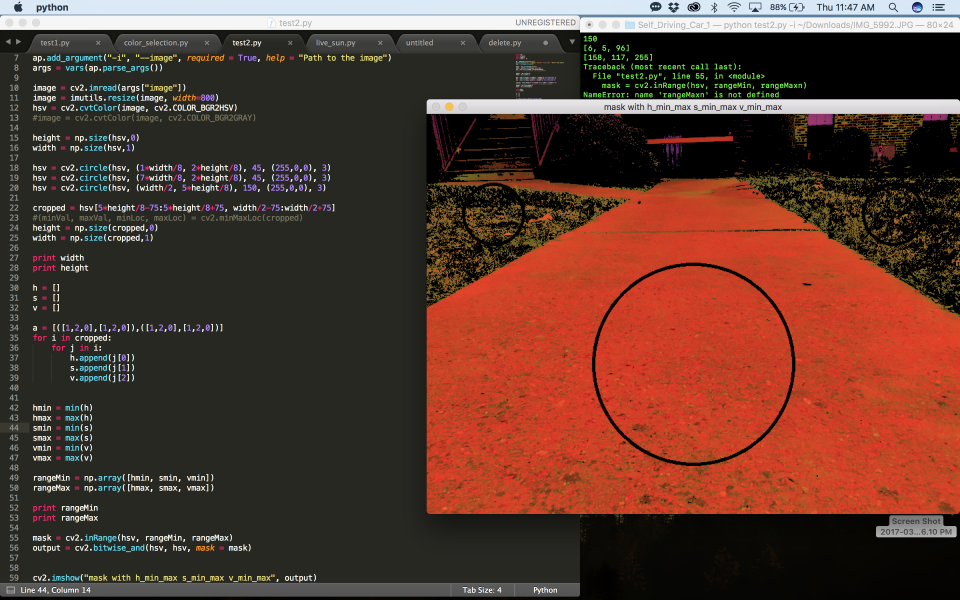
#> input picture 02 min max range with hsv min max individually.png, 2880 x 1800 px (shown at 1/3 size)
$ python test2.py --image '02 min max range with hsv min max individually.png'   (Python 2 division)
#> lines starting #> are read from the running program, lines starting #| are printed output that depends on the picture; after the words box and inside, x2 and y2 are one past the last pixel; in counts of white or black regions, pixels touching at a corner belong together
import cv2
import argparse
import imutils
import numpy as np

ap = argparse.ArgumentParser()
ap.add_argument("-i", "--image", required = True, help = "Path to the image")
args = vars(ap.parse_args())

image = cv2.imread(args["image"])
#> image is the input picture: shape (1800, 2880, 3); mean B, G, R 46.9, 58, 91.4
image = imutils.resize(image, width=800)
#> image: shape (500, 800, 3)
cv2.imshow("Original Image",image)
hsv = cv2.cvtColor(image, cv2.COLOR_BGR2HSV)
#> hsv: shape (500, 800, 3); mean H, S, V 27.5, 92.2, 93.7
gray = cv2.cvtColor(image, cv2.COLOR_BGR2GRAY)
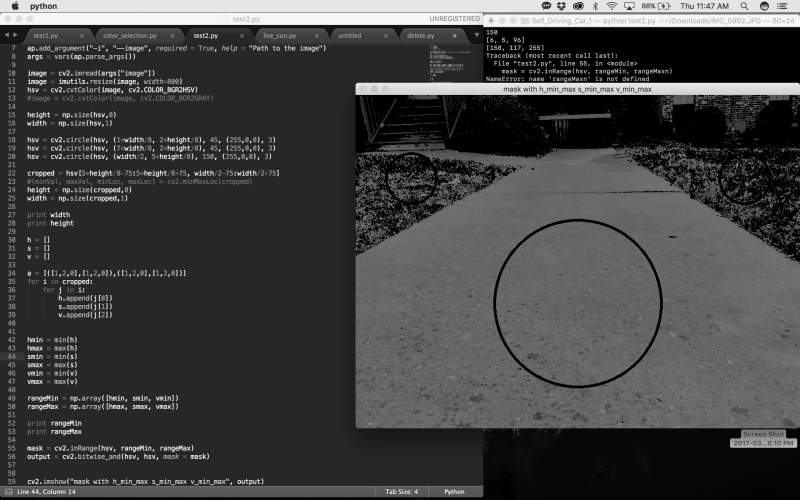
#> gray: shape (500, 800); min 0, max 252, mean 66.7
cv2.imshow("un-blurred", hsv)
hsv = cv2.GaussianBlur(hsv,(7,7),0)
#> hsv: shape (500, 800, 3); mean H, S, V 27.5, 92.2, 93.7
cv2.imshow("blurred", hsv)
print "shapee of blurred:: ", hsv.shape
#| shapee of blurred::  (500, 800, 3)
#image = cv2.cvtColor(image, cv2.COLOR_BGR2GRAY)

height = np.size(hsv,0)
#> height = 500
width = np.size(hsv,1)
#> width = 800

#hsv = cv2.circle(hsv, (1*width/8, 2*height/8), 45, (255,0,0), 3)
#hsv = cv2.circle(hsv, (7*width/8, 2*height/8), 45, (255,0,0), 3)
#hsv = cv2.circle(hsv, (width/2, 5*height/8), 150, (255,0,0), 3)

cropped = hsv[5*height/8-75:5*height/8+75, width/2-75:width/2+75]
#> cropped: shape (150, 150, 3); mean H, S, V 11.6, 171.7, 162.4
side = hsv[2*height/8-22:2*height/8+22, 1*width/8-22:1*width/8+22]
#> side: shape (44, 44, 3); mean H, S, V 46.3, 45.7, 62.8
#(minVal, maxVal, minLoc, maxLoc) = cv2.minMaxLoc(cropped)
height = np.size(cropped,0)
#> height = 150
width = np.size(cropped,1)
#> width = 150

#cv2.imshow("sides",side)

print width
#| 150
print height
#| 150

h = []
s = []
v = []
hs = []
ss = []
vs = []

a = [([1,2,0],[1,2,0]),([1,2,0],[1,2,0])]
for i in cropped:
	for j in i:
		h.append(j[0])
		s.append(j[1])
		v.append(j[2])
#> this loop made 150 passes
#> after the loop, h = 22500 items; s = 22500 items; v = 22500 items

for i in side:
	for j in i:
		hs.append(j[0])
		ss.append(j[1])
		vs.append(j[2])
#> this loop made 44 passes
#> after the loop, hs = 1936 values, max 132 at index 1671, min 35 at index 0, mean 46.3; ss = 1936 values, max 125 at index 1671, min 20 at index 895, mean 45.74; vs = 1936 values, max 142 at index 516, min 40 at index 6, mean 62.79


hmin = min(h)
#> hmin = 3
hmax = max(h)
#> hmax = 36
smin = min(s)
#> smin = 36
smax = max(s)
#> smax = 209
vmin = min(v)
#> vmin = 23
vmax = max(v)
#> vmax = 225
hsmin = min(hs)
#> hsmin = 35
hsmax = max(hs)
#> hsmax = 132
ssmin = min(ss)
#> ssmin = 20
ssmax = max(ss)
#> ssmax = 125
vsmin = min(vs)
#> vsmin = 40
vsmax = max(vs)
#> vsmax = 142

rangeMin = np.array([hmin, smin, vmin])
#> rangeMin = [3, 36, 23]
rangeMax = np.array([hmax, smax, vmax])
#> rangeMax = [36, 209, 225]
rangeMins = np.array([hsmin, ssmin, vsmin])
#> rangeMins = [35, 20, 40]
rangeMaxs = np.array([hsmax, ssmax, vsmax])
#> rangeMaxs = [132, 125, 142]

print "hsv shape:: ", hsv.shape
#| hsv shape::  (500, 800, 3)
mask = cv2.inRange(hsv, rangeMin, rangeMax)
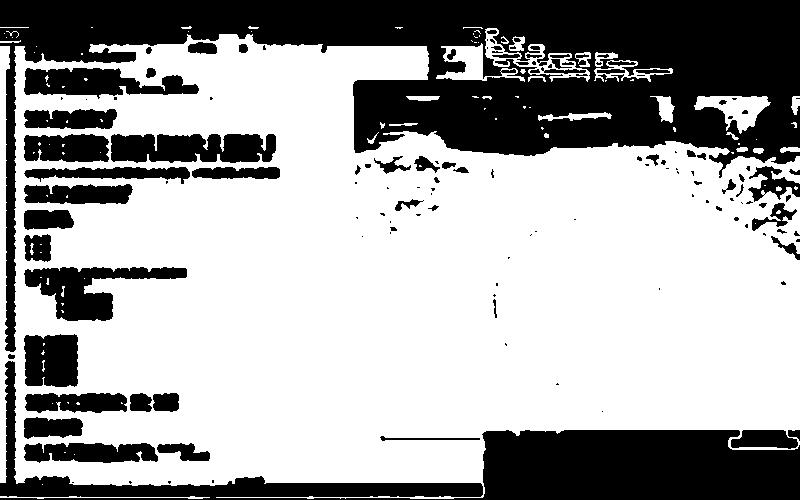
#> mask: shape (500, 800); 64.8% white; 138 black regions (67 under 20 px), largest, box (x1, y1, x2, y2) and area: (0, 0, 800, 352) 75976, (0, 361, 800, 500) 29457, (111, 134, 276, 163) 4091
print "mask shape:: ", mask.shape
#| mask shape::  (500, 800)
mask2 = cv2.inRange(hsv, rangeMins, rangeMaxs)
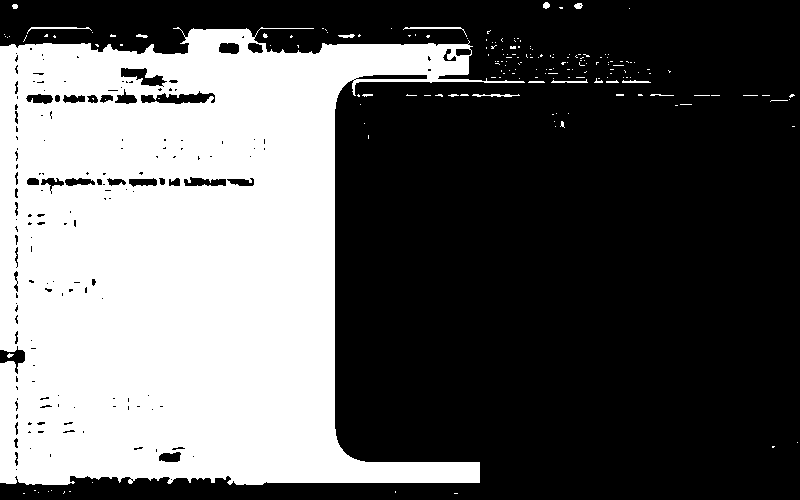
#> mask2: shape (500, 800); 37.8% white; 182 white regions (164 under 20 px), largest, box (x1, y1, x2, y2) and area: (0, 27, 525, 485) 149929, (403, 27, 467, 37) 122, (27, 27, 92, 34) 118
print "mask2 shape:: ", mask2.shape
#| mask2 shape::  (500, 800)
final_mask = mask - mask2
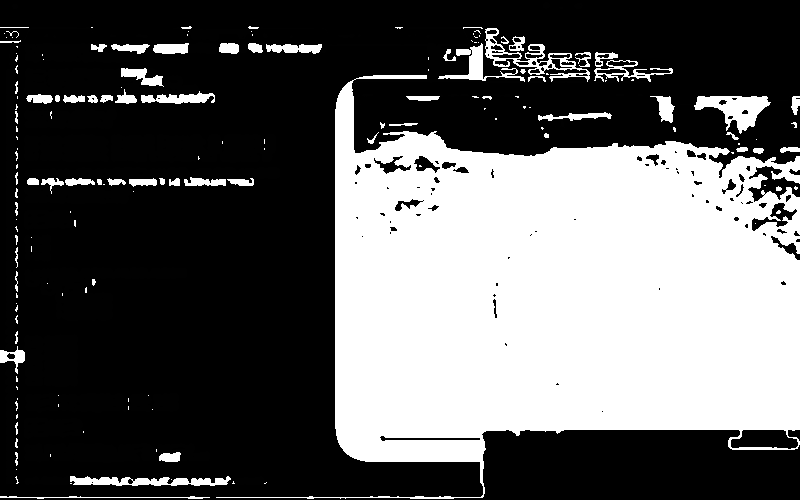
#> final_mask: shape (500, 800); min 0, max 255, mean 93.6
print "final_mask shape:: ", final_mask.shape
#| final_mask shape::  (500, 800)

#opening = cv2.morphologyEx(final_mask, cv2.MORPH_OPEN, kernel)
#opening = cv2.morphologyEx(mask, cv2.MORPH_OPEN, (101,101))
#closing = cv2.morphologyEx(opening, cv2.MORPH_CLOSE, (501,501))

cv2.imshow("mask",mask)
#cv2.imshow("mask2",mask2)
#cv2.imshow("final_mask",final_mask)

#cv2.imshow("closing",closing)

kernel = np.ones((7,7),np.uint8)
erosion = cv2.erode(mask,kernel,iterations = 1)
#> erosion: shape (500, 800); 54.7% white; 29 black regions, largest, box (x1, y1, x2, y2) and area: (0, 0, 800, 500) 137005, (21, 106, 283, 324) 26045, (21, 331, 213, 466) 13135
cv2.imshow("erosion",erosion)
opening = cv2.morphologyEx(erosion, cv2.MORPH_OPEN, kernel)
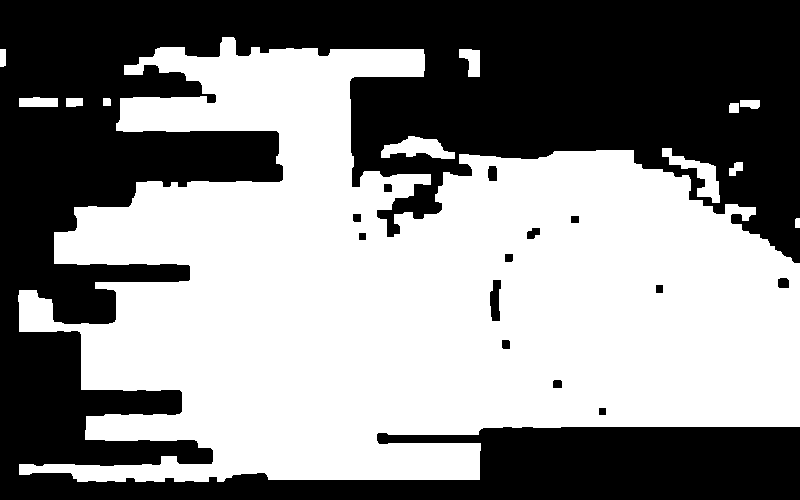
#> opening: shape (500, 800); 53.4% white; 14 black regions, largest, box (x1, y1, x2, y2) and area: (0, 0, 800, 500) 185109, (490, 280, 501, 321) 344, (488, 166, 497, 181) 127
cv2.imshow("opening",opening)
kernel = np.ones((25,25),np.uint8)
closing = cv2.morphologyEx(opening, cv2.MORPH_CLOSE, kernel)
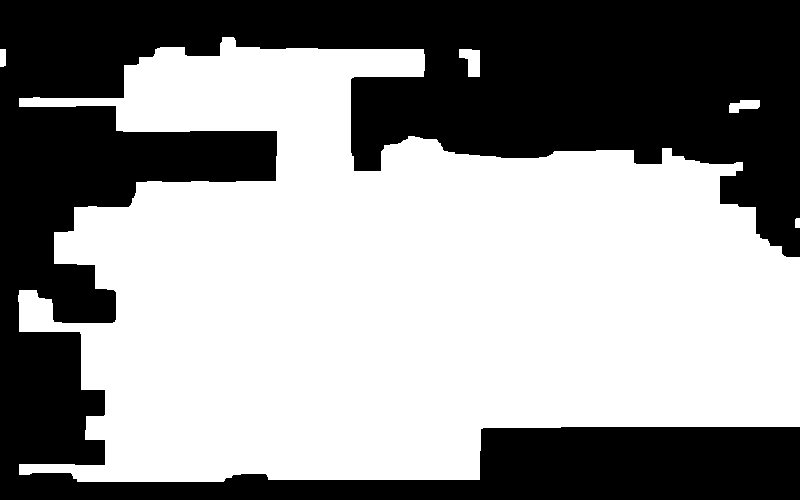
#> closing: shape (500, 800); 57.4% white; 1 black region, box (x1, y1, x2, y2) and area: (0, 0, 800, 500) 170412
cv2.imshow("closing",closing)

### CLARIFY WHY YOU GET WHAT YOU GET  WHEN USING FINAL MASK
output = cv2.bitwise_and(hsv, hsv, mask = closing)
#> output: shape (500, 800, 3); mean H, S, V 12.1, 69, 63.9
print "output shape:: ", output.shape
#| output shape::  (500, 800, 3)
print "gray shape:: ", gray.shape
#| gray shape::  (500, 800)

g_final = cv2.bitwise_and(gray, gray, mask = mask)
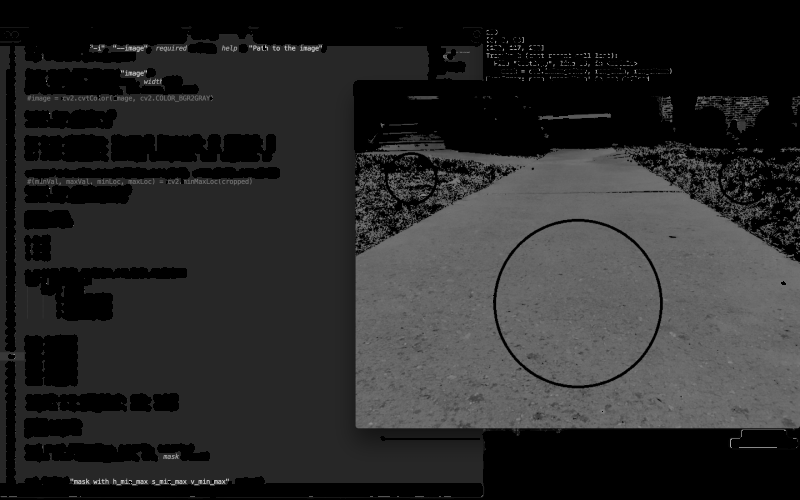
#> g_final: shape (500, 800); min 0, max 202, mean 41.7
#cv2.imshow("grey final out", g_final)

cv2.imshow("mask with h_min_max s_min_max v_min_max", output)
cv2.waitKey(0)
